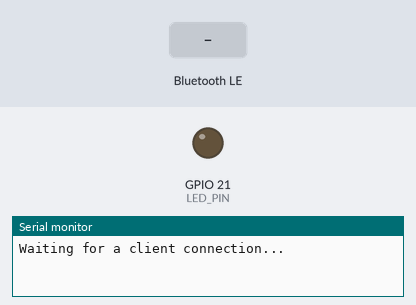
Recording of a program running on a simulated ESP32. Shown: output pins drawn as LEDs (lit = HIGH), the last lines printed to the serial monitor. The inputs (shaded band) are chosen by the test bench. Nothing arrives over Bluetooth unless stated; a phone connects over Bluetooth LE 3 s after start.

Above: at 1.2 s.
1.3 s: Bluetooth LE write "ON" received
At 2.5 s:
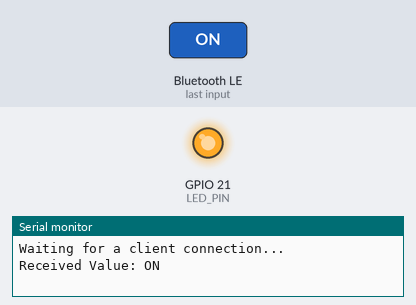
2.8 s: Bluetooth LE write "OFF" received
At 3.6 s:
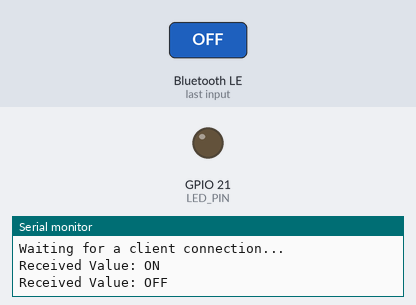
Timing chart, 0 to 5.8 s (numbered marks = the images above; inputs shaded):
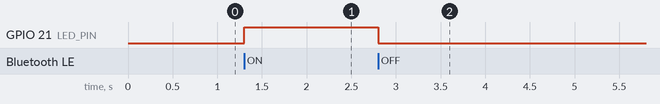

Measured:
- after the input at 1.3 s, GPIO 21 (LED_PIN): LOW → HIGH at once
- after the input at 2.8 s, GPIO 21 (LED_PIN): HIGH → LOW at once

The program:

main.cpp
```cpp
/*Make a program using UART over BLE to control (on/off) a LED connected to pin 21 on ESP32.

Use nRF Toolbox or Bluetooth for Arduino app on your phone as the client.
*/

#include <BLEDevice.h> // Include the BLEDevice library
#include <BLEServer.h> // Include the BLEServer library
#include <BLEUtils.h>  // Include the BLEUtils library
#include <BLE2902.h>   // Include the BLE2902 library
#include <Arduino.h>   // Include Arduino library

#define LED_PIN 21 // Define the pin number for the LED

BLEServer *pServer = NULL;          // Create a pointer to the BLEServer object
BLECharacteristic *pCharacteristic; // Create a pointer to the BLECharacteristic object

bool deviceConnected = false; // Flag to check if a device is connected
uint8_t led_state = 0;        // Variable to store the LED state (0 = OFF, 1 = ON)

#define SERVICE_UUID "6E400001-B5A3-F393-E0A9-E50E24DCCA9E"           // UART service UUID
#define CHARACTERISTIC_UUID_RX "6E400002-B5A3-F393-E0A9-E50E24DCCA9E" // RX characteristic UUID
#define CHARACTERISTIC_UUID_TX "6E400003-B5A3-F393-E0A9-E50E24DCCA9E" // TX characteristic UUID

// Callback class for BLE server events
class MyServerCallbacks : public BLEServerCallbacks
{
  void onConnect(BLEServer *pServer)
  {
    deviceConnected = true; // Set the flag when a device is connected
  }

  void onDisconnect(BLEServer *pServer)
  {
    deviceConnected = false; // Clear the flag when a device is disconnected
  }
};

// Callback class for BLE characteristic events
class MyCallbacks : public BLECharacteristicCallbacks
{
  void onWrite(BLECharacteristic *pCharacteristic)
  {
    std::string rxValue = pCharacteristic->getValue(); // Get the value written to the characteristic

    if (rxValue.length() > 0)
    {
      Serial.print("Received Value: ");
      for (int i = 0; i < rxValue.length(); i++)
      {
        Serial.print(rxValue[i]);
      }
      Serial.println();

      if (rxValue == "ON")
      {
        digitalWrite(LED_PIN, HIGH); // Turn the LED on
        led_state = 1;
      }
      else if (rxValue == "OFF")
      {
        digitalWrite(LED_PIN, LOW); // Turn the LED off
        led_state = 0;
      }
    }
  }
};

void setup()
{
  Serial.begin(115200);       // Start serial communication at 115200 baud rate
  pinMode(LED_PIN, OUTPUT);   // Set the LED pin as an output
  digitalWrite(LED_PIN, LOW); // Initialize the LED to be off

  BLEDevice::init("ESP32_LED"); // Initialize the BLE device with the name "ESP32_LED"

  pServer = BLEDevice::createServer();            // Create the BLE server
  pServer->setCallbacks(new MyServerCallbacks()); // Set the server callbacks

  BLEService *pService = pServer->createService(SERVICE_UUID); // Create the UART service

  pCharacteristic = pService->createCharacteristic(CHARACTERISTIC_UUID_RX, BLECharacteristic::PROPERTY_WRITE); // Create the RX characteristic

  pCharacteristic->setCallbacks(new MyCallbacks()); // Set the chracteristic callbacks

  pService->createCharacteristic(CHARACTERISTIC_UUID_TX, BLECharacteristic::PROPERTY_NOTIFY // Create the TX characteristic
                                 )
      ->addDescriptor(new BLE2902()); // Add a descriptor to the TX characteristic

  pService->start(); // Start the service

  BLEAdvertising *pAdvertising = BLEDevice::getAdvertising(); // Start advertising
  pAdvertising->addServiceUUID(SERVICE_UUID);
  pAdvertising->setScanResponse(true);
  pAdvertising->setMinPreferred(0x06); // Set advertising parameters
  pAdvertising->setMinPreferred(0x12);
  BLEDevice::startAdvertising(); // Start advertising the BLE service

  Serial.println("Waiting for a client connection...");
}

void loop()
{
  // You can add code here if you needed to perform other tasks while the BLE server is running
}
```
